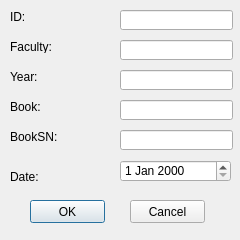
<?xml version="1.0" encoding="UTF-8"?>
<ui version="4.0">
 <class>editwindow</class>
 <widget class="QDialog" name="editwindow">
  <property name="geometry">
   <rect>
    <x>0</x>
    <y>0</y>
    <width>240</width>
    <height>240</height>
   </rect>
  </property>
  <property name="maximumSize">
   <size>
    <width>240</width>
    <height>267</height>
   </size>
  </property>
  <property name="windowTitle">
   <string>Edit</string>
  </property>
  <widget class="QLineEdit" name="editID">
   <property name="geometry">
    <rect>
     <x>120</x>
     <y>10</y>
     <width>113</width>
     <height>20</height>
    </rect>
   </property>
  </widget>
  <widget class="QLineEdit" name="editFaculty">
   <property name="geometry">
    <rect>
     <x>120</x>
     <y>40</y>
     <width>113</width>
     <height>20</height>
    </rect>
   </property>
  </widget>
  <widget class="QLineEdit" name="editYear">
   <property name="geometry">
    <rect>
     <x>120</x>
     <y>70</y>
     <width>113</width>
     <height>20</height>
    </rect>
   </property>
  </widget>
  <widget class="QLineEdit" name="editBook">
   <property name="geometry">
    <rect>
     <x>120</x>
     <y>100</y>
     <width>113</width>
     <height>20</height>
    </rect>
   </property>
  </widget>
  <widget class="QLineEdit" name="editBookSn">
   <property name="geometry">
    <rect>
     <x>120</x>
     <y>130</y>
     <width>113</width>
     <height>20</height>
    </rect>
   </property>
  </widget>
  <widget class="QPushButton" name="editOK">
   <property name="geometry">
    <rect>
     <x>30</x>
     <y>200</y>
     <width>75</width>
     <height>23</height>
    </rect>
   </property>
   <property name="text">
    <string>OK</string>
   </property>
  </widget>
  <widget class="QPushButton" name="editCancel">
   <property name="geometry">
    <rect>
     <x>130</x>
     <y>200</y>
     <width>75</width>
     <height>23</height>
    </rect>
   </property>
   <property name="text">
    <string>Cancel</string>
   </property>
  </widget>
  <widget class="QLabel" name="label_2">
   <property name="geometry">
    <rect>
     <x>10</x>
     <y>10</y>
     <width>47</width>
     <height>13</height>
    </rect>
   </property>
   <property name="text">
    <string>ID:</string>
   </property>
  </widget>
  <widget class="QLabel" name="label_3">
   <property name="geometry">
    <rect>
     <x>10</x>
     <y>40</y>
     <width>47</width>
     <height>13</height>
    </rect>
   </property>
   <property name="text">
    <string>Faculty:</string>
   </property>
  </widget>
  <widget class="QLabel" name="label_4">
   <property name="geometry">
    <rect>
     <x>10</x>
     <y>70</y>
     <width>47</width>
     <height>13</height>
    </rect>
   </property>
   <property name="text">
    <string>Year:</string>
   </property>
  </widget>
  <widget class="QLabel" name="label_5">
   <property name="geometry">
    <rect>
     <x>10</x>
     <y>100</y>
     <width>47</width>
     <height>13</height>
    </rect>
   </property>
   <property name="text">
    <string>Book:</string>
   </property>
  </widget>
  <widget class="QLabel" name="label_6">
   <property name="geometry">
    <rect>
     <x>10</x>
     <y>130</y>
     <width>47</width>
     <height>13</height>
    </rect>
   </property>
   <property name="text">
    <string>BookSN:</string>
   </property>
  </widget>
  <widget class="QLabel" name="label_7">
   <property name="geometry">
    <rect>
     <x>10</x>
     <y>170</y>
     <width>47</width>
     <height>13</height>
    </rect>
   </property>
   <property name="text">
    <string>Date:</string>
   </property>
  </widget>
  <widget class="QDateEdit" name="editDate">
   <property name="geometry">
    <rect>
     <x>120</x>
     <y>160</y>
     <width>111</width>
     <height>22</height>
    </rect>
   </property>
  </widget>
 </widget>
 <resources/>
 <connections/>
</ui>
